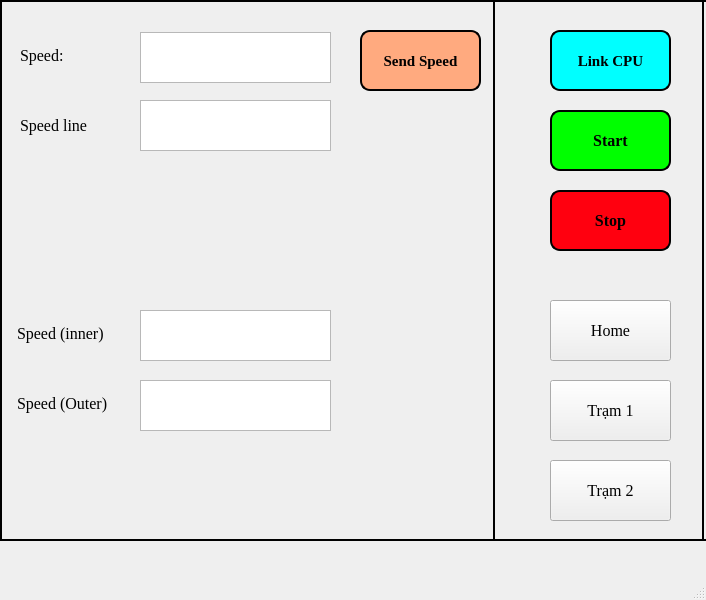
<?xml version="1.0" encoding="UTF-8"?>
<ui version="4.0">
 <class>MainWindow</class>
 <widget class="QMainWindow" name="MainWindow">
  <property name="geometry">
   <rect>
    <x>0</x>
    <y>0</y>
    <width>706</width>
    <height>600</height>
   </rect>
  </property>
  <property name="font">
   <font>
    <family>Times New Roman</family>
   </font>
  </property>
  <property name="windowTitle">
   <string>MainWindow</string>
  </property>
  <widget class="QWidget" name="centralwidget">
   <widget class="QPushButton" name="Button_Tram1">
    <property name="geometry">
     <rect>
      <x>550</x>
      <y>300</y>
      <width>121</width>
      <height>61</height>
     </rect>
    </property>
    <property name="font">
     <font>
      <family>Times New Roman</family>
      <pointsize>12</pointsize>
      <weight>50</weight>
      <bold>false</bold>
     </font>
    </property>
    <property name="styleSheet">
     <string notr="true"/>
    </property>
    <property name="text">
     <string>Home</string>
    </property>
   </widget>
   <widget class="QPushButton" name="Button_OnDriver">
    <property name="geometry">
     <rect>
      <x>550</x>
      <y>110</y>
      <width>121</width>
      <height>61</height>
     </rect>
    </property>
    <property name="font">
     <font>
      <family>Times New Roman</family>
      <pointsize>12</pointsize>
      <weight>75</weight>
      <bold>true</bold>
     </font>
    </property>
    <property name="styleSheet">
     <string notr="true">background-color:#00ff00;
border-radius: 10px;
border: 2px solid;</string>
    </property>
    <property name="text">
     <string>Start</string>
    </property>
   </widget>
   <widget class="QPushButton" name="Button_Stop">
    <property name="geometry">
     <rect>
      <x>550</x>
      <y>190</y>
      <width>121</width>
      <height>61</height>
     </rect>
    </property>
    <property name="font">
     <font>
      <family>Times New Roman</family>
      <pointsize>12</pointsize>
      <weight>75</weight>
      <bold>true</bold>
     </font>
    </property>
    <property name="styleSheet">
     <string notr="true">background-color:#ff000f;
border-radius: 10px;
border: 2px solid #000000;</string>
    </property>
    <property name="text">
     <string>Stop</string>
    </property>
   </widget>
   <widget class="QTextEdit" name="textEdit_Speed">
    <property name="geometry">
     <rect>
      <x>140</x>
      <y>32</y>
      <width>191</width>
      <height>51</height>
     </rect>
    </property>
    <property name="font">
     <font>
      <pointsize>12</pointsize>
     </font>
    </property>
   </widget>
   <widget class="QLabel" name="label_Speed">
    <property name="geometry">
     <rect>
      <x>20</x>
      <y>40</y>
      <width>71</width>
      <height>31</height>
     </rect>
    </property>
    <property name="font">
     <font>
      <family>Times New Roman</family>
      <pointsize>12</pointsize>
     </font>
    </property>
    <property name="text">
     <string>Speed:</string>
    </property>
   </widget>
   <widget class="QPushButton" name="Button_Tram2">
    <property name="geometry">
     <rect>
      <x>550</x>
      <y>380</y>
      <width>121</width>
      <height>61</height>
     </rect>
    </property>
    <property name="font">
     <font>
      <family>Times New Roman</family>
      <pointsize>12</pointsize>
     </font>
    </property>
    <property name="styleSheet">
     <string notr="true"/>
    </property>
    <property name="text">
     <string>Trạm 1</string>
    </property>
   </widget>
   <widget class="QPushButton" name="Button_Tram3">
    <property name="geometry">
     <rect>
      <x>550</x>
      <y>460</y>
      <width>121</width>
      <height>61</height>
     </rect>
    </property>
    <property name="font">
     <font>
      <family>Times New Roman</family>
      <pointsize>12</pointsize>
     </font>
    </property>
    <property name="styleSheet">
     <string notr="true"/>
    </property>
    <property name="text">
     <string>Trạm 2</string>
    </property>
   </widget>
   <widget class="QPushButton" name="Button_LinkCPU">
    <property name="geometry">
     <rect>
      <x>550</x>
      <y>30</y>
      <width>121</width>
      <height>61</height>
     </rect>
    </property>
    <property name="font">
     <font>
      <family>Times New Roman</family>
      <pointsize>11</pointsize>
      <weight>75</weight>
      <bold>true</bold>
     </font>
    </property>
    <property name="styleSheet">
     <string notr="true">background-color:#00ffff;
border-radius: 10px;
border: 2px solid #000000;</string>
    </property>
    <property name="text">
     <string>Link CPU</string>
    </property>
   </widget>
   <widget class="QLabel" name="label_Speed_2">
    <property name="geometry">
     <rect>
      <x>17</x>
      <y>318</y>
      <width>111</width>
      <height>31</height>
     </rect>
    </property>
    <property name="font">
     <font>
      <family>Times New Roman</family>
      <pointsize>12</pointsize>
     </font>
    </property>
    <property name="text">
     <string>Speed (inner)</string>
    </property>
   </widget>
   <widget class="QTextEdit" name="textEdit_Inner">
    <property name="geometry">
     <rect>
      <x>140</x>
      <y>310</y>
      <width>191</width>
      <height>51</height>
     </rect>
    </property>
    <property name="font">
     <font>
      <pointsize>12</pointsize>
     </font>
    </property>
   </widget>
   <widget class="QLabel" name="label_Speed_3">
    <property name="geometry">
     <rect>
      <x>17</x>
      <y>388</y>
      <width>101</width>
      <height>31</height>
     </rect>
    </property>
    <property name="font">
     <font>
      <family>Times New Roman</family>
      <pointsize>12</pointsize>
     </font>
    </property>
    <property name="text">
     <string>Speed (Outer)</string>
    </property>
   </widget>
   <widget class="QTextEdit" name="textEdit_Outer">
    <property name="geometry">
     <rect>
      <x>140</x>
      <y>380</y>
      <width>191</width>
      <height>51</height>
     </rect>
    </property>
    <property name="font">
     <font>
      <pointsize>12</pointsize>
     </font>
    </property>
   </widget>
   <widget class="QPushButton" name="Button_SendSpeed">
    <property name="geometry">
     <rect>
      <x>360</x>
      <y>30</y>
      <width>121</width>
      <height>61</height>
     </rect>
    </property>
    <property name="font">
     <font>
      <family>Times New Roman</family>
      <pointsize>11</pointsize>
      <weight>75</weight>
      <bold>true</bold>
     </font>
    </property>
    <property name="styleSheet">
     <string notr="true">background-color: #ffaa7f;
border-radius: 10px;
border: 2px solid #000000;</string>
    </property>
    <property name="text">
     <string>Send Speed</string>
    </property>
   </widget>
   <widget class="QLabel" name="label_Speed_4">
    <property name="geometry">
     <rect>
      <x>20</x>
      <y>110</y>
      <width>91</width>
      <height>31</height>
     </rect>
    </property>
    <property name="font">
     <font>
      <family>Times New Roman</family>
      <pointsize>12</pointsize>
     </font>
    </property>
    <property name="text">
     <string>Speed line</string>
    </property>
   </widget>
   <widget class="QTextEdit" name="textEdit_Speed_line">
    <property name="geometry">
     <rect>
      <x>140</x>
      <y>100</y>
      <width>191</width>
      <height>51</height>
     </rect>
    </property>
    <property name="font">
     <font>
      <pointsize>12</pointsize>
     </font>
    </property>
   </widget>
   <widget class="Line" name="line_2">
    <property name="geometry">
     <rect>
      <x>493</x>
      <y>0</y>
      <width>211</width>
      <height>541</height>
     </rect>
    </property>
    <property name="font">
     <font>
      <weight>50</weight>
      <bold>false</bold>
     </font>
    </property>
    <property name="styleSheet">
     <string notr="true">border: 2px solid #000000;</string>
    </property>
    <property name="orientation">
     <enum>Qt::Vertical</enum>
    </property>
   </widget>
   <widget class="Line" name="line_3">
    <property name="geometry">
     <rect>
      <x>0</x>
      <y>0</y>
      <width>741</width>
      <height>541</height>
     </rect>
    </property>
    <property name="styleSheet">
     <string notr="true">border: 2px solid #000000;</string>
    </property>
    <property name="orientation">
     <enum>Qt::Horizontal</enum>
    </property>
   </widget>
   <zorder>line_3</zorder>
   <zorder>line_2</zorder>
   <zorder>Button_Tram1</zorder>
   <zorder>Button_OnDriver</zorder>
   <zorder>Button_Stop</zorder>
   <zorder>textEdit_Speed</zorder>
   <zorder>label_Speed</zorder>
   <zorder>Button_Tram2</zorder>
   <zorder>Button_Tram3</zorder>
   <zorder>Button_LinkCPU</zorder>
   <zorder>label_Speed_2</zorder>
   <zorder>textEdit_Inner</zorder>
   <zorder>label_Speed_3</zorder>
   <zorder>textEdit_Outer</zorder>
   <zorder>Button_SendSpeed</zorder>
   <zorder>label_Speed_4</zorder>
   <zorder>textEdit_Speed_line</zorder>
  </widget>
  <widget class="QMenuBar" name="menubar">
   <property name="geometry">
    <rect>
     <x>0</x>
     <y>0</y>
     <width>706</width>
     <height>26</height>
    </rect>
   </property>
  </widget>
  <widget class="QStatusBar" name="statusbar"/>
 </widget>
 <resources/>
 <connections/>
</ui>
